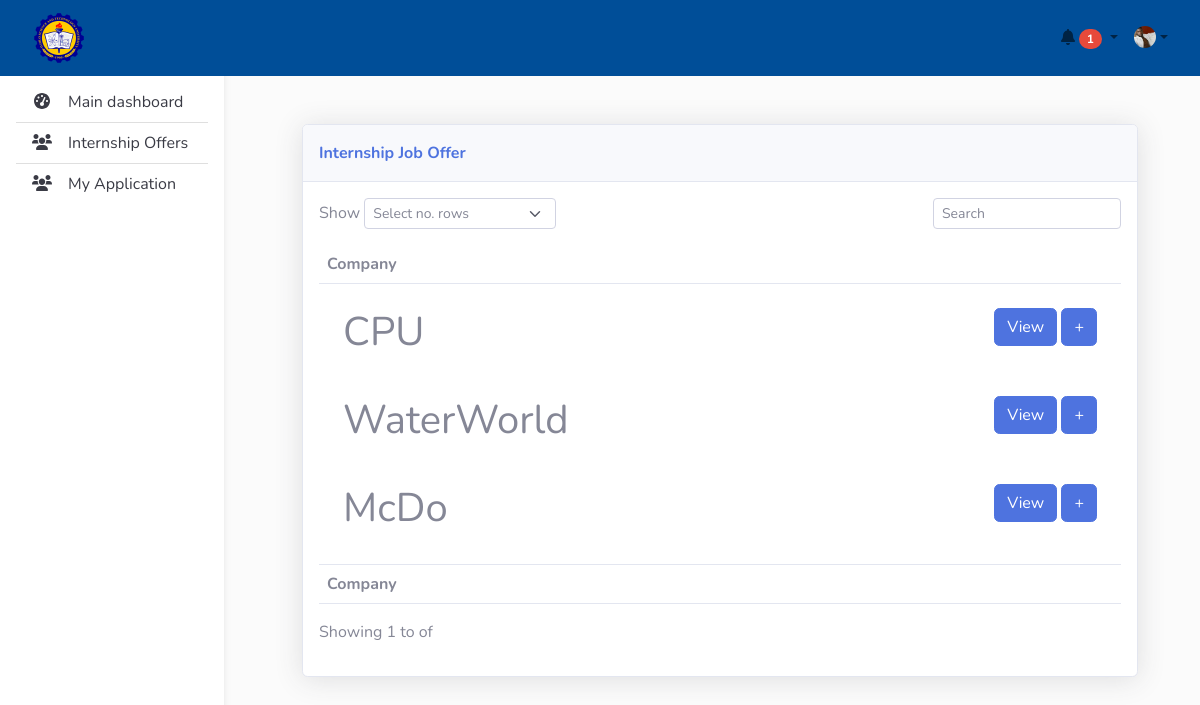
/php_source/views/studentDashboard/stud_control2.php (signed in), run on the app's committed database.
### tables this page shows
CREATE TABLE `intern_company` (
  `company_id` int(10) NOT NULL,
  `name` varchar(50) NOT NULL,
  `address` varchar(50) NOT NULL,
  `phone_no` varchar(50) NOT NULL,
  `email` varchar(50) NOT NULL,
  `ceo` varchar(50) NOT NULL
);

### php_source/views/studentDashboard/stud_control2.php (the view, shortened to what this page needs)
<html>
     <head>
        <link rel="stylesheet" href="../../../assets/bootstrap/css/bootstrap.min.css">
        <link rel="stylesheet" href="../../../assets/css/main.css">
        <link href="https://cdnjs.cloudflare.com/ajax/libs/font-awesome/5.15.3/css/all.min.css" rel="stylesheet">
     </head>
     <body>
        <?php include ("../../includes/stud_sidenav.php");?>
        <?php include ("../../includes/stud_topnav.php"); ?>
          <main>
               <div id="" class="container pt-4 main" style="margin-top: 100px; padding: 60px 50px;">
                    <div class="row" id="dashboard">
                         <div class="container-fluid" id="body-content">
                              <div class="card shadow">
                                   <div class="card-header py-3">
                                        <p class="text-primary m-0 fw-bold">Internship Job Offer</p>
                                   </div>
                                   <div class="card-body">
                                        <div class="row">
                                             <div class="col-md-6 text-nowrap">
                                                  <div id="dataTable_length" class="dataTables_length" aria-controls="dataTable"><label class="form-label">Show&nbsp;<select class="d-inline-block form-select form-select-sm" id="recordsPerPage">
                                                                           <option >Select no. rows</option>
                                                                           </select>&nbsp;</label></div>
                                             </div>
                                             <div class="col-md-6">
                                                  <div class="text-md-end dataTables_filter" id="dataTable_filter"><label class="form-label"><input type="search" id="searchInput" class="form-control form-control-sm" aria-controls="dataTable" placeholder="Search"></label></div>
                                             </div>
                                        </div>
                                        <div class="table-responsive table mt-2" id="dataTable" role="grid" aria-describedby="dataTable_info">
                                             <table class="table my-0" id="dataTable">
                                                  <thead>
                                                       <tr>
                                                            <th>Company</th>
                                                       </tr>
                                                  </thead>
                                                  <tbody>
                                                       <tr>
                                                            <td>
                                                                      <?php
                                                                      require_once ('../../../connection/connect.php');
                                                                      $sql = "SELECT company_id, name FROM intern_company";
                                                                      $res = $conn->query($sql);
                                                                      if ($res->num_rows > 0){
                                                                           while ($row = $res->fetch_assoc()){
                                                                                $company_id = $row['company_id'];
                                                                                $company_name = $row['name'];
                                                                      ?>
                                                                 <div class="card-body">
                                                                      <div class="row">
                                                                           <div class="col-md-6">
                                                                                <h1><?php echo $company_name; ?></h1>
                                                                           </div>
                                                                           <div class="col-md-6">
                                                                                <div class="text-md-end">
                                                                                     <a class="btn btn-primary" href="stud_view.php?company_id=<?php echo urlencode($company_id); ?>" role="button" aria-expanded="false" aria-controls="collapseExample">
                                                                                     View
                                                                                     </a>
                                                                                     <a class="btn btn-primary" data-bs-toggle="collapse" href="<?php echo "#" . $company_name; ?>" role="button" aria-expanded="false" aria-controls="collapseExample">
                                                                                     +
                                                                                     </a>
                                                                                </div>
                                                                           </div>
                                                                      </div>
                                                                 </div>
                                                                 <?php
                                                                           }
                                                                      }
                                                                 ?>
                                                            </td>
                                                       </tr>
                                                  </tbody>
                                                  <tfoot>
                                                            <tr>
                                                                 <th>Company</th>
                                                            </tr>
                                                  </tfoot>
                                             </table>
                                        </div>
                                        <div class="row">
                                             <div class="col-md-6 align-self-center">
                                                  <p id="dataTable_info" class="dataTables_info" role="status" aria-live="polite">Showing 1 to <?php ?> of <?php ?></p>
                                             </div>
                                             <div class="col-md-6">
                                                  <nav class="d-lg-flex justify-content-lg-end dataTables_paginate paging_simple_numbers">
                                                  </nav>
                                             </div>
                                        </div>
                                   </div>
                              </div>
                    </div>
                </div>
            </div>
          </main>
     </body>
</html>

### assets/css/main.css (style rules this page uses)
body { background-color: #fbfbfb; }
@media (min-width: 991.98px) { main { padding-left: 240px; } }

### data on the page
intern_company: name "CPU"
intern_company: name "WaterWorld"
intern_company: name "McDo"
